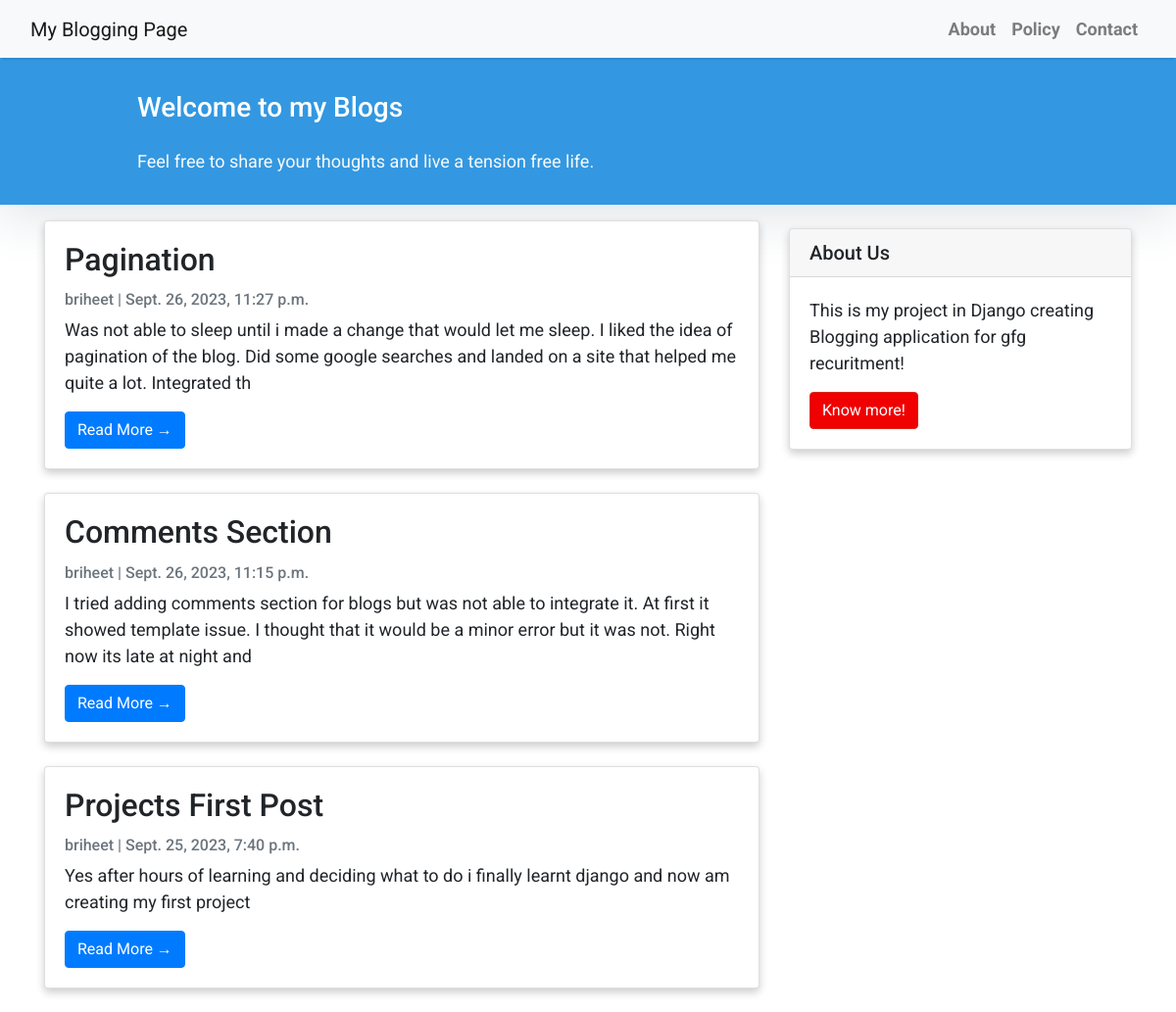
Before: / with the older database file.
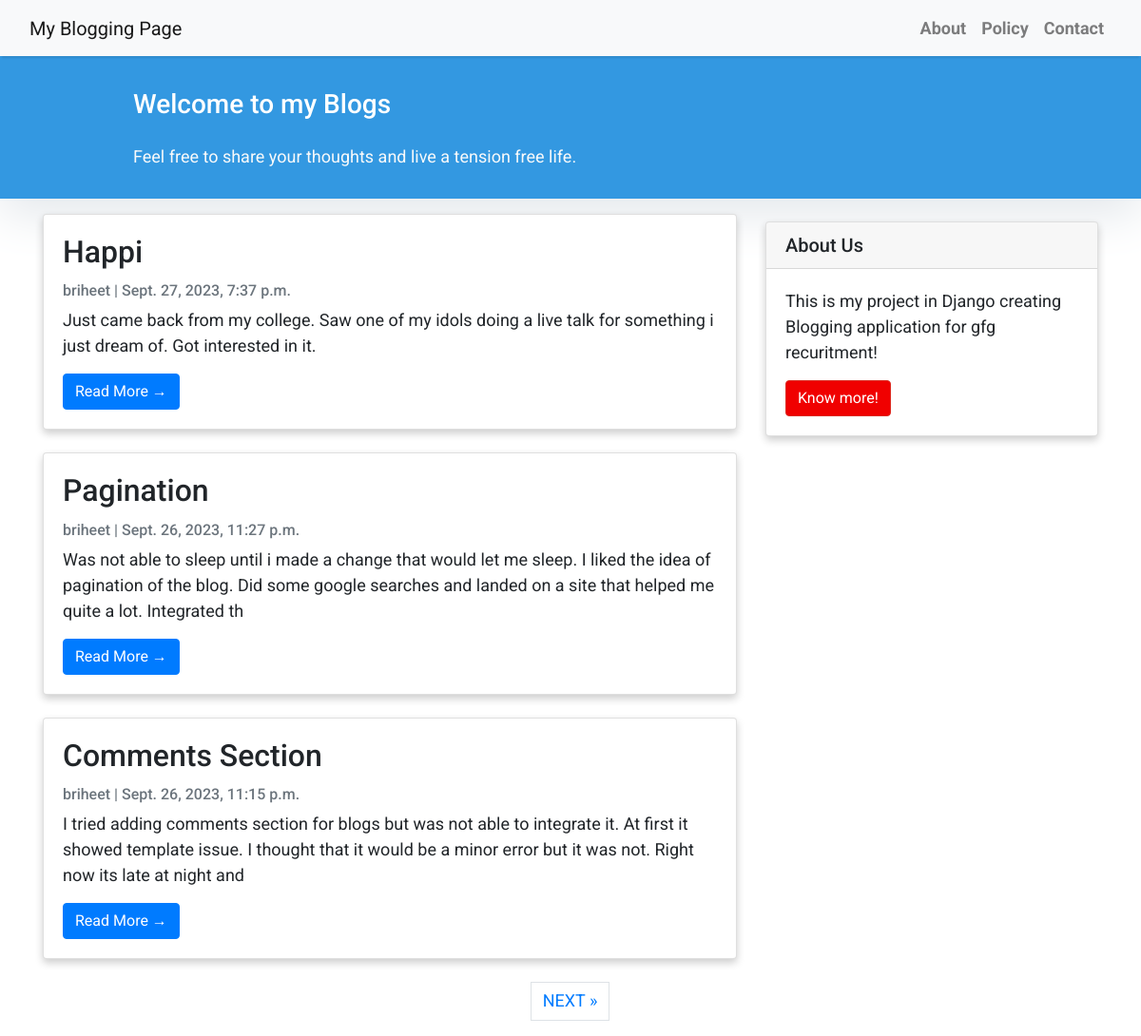
After: the same page with the newer database file.
### blog/models.py (models this page shows, shortened)
class Post(models.Model):
    title = models.CharField(max_length=200, unique=True)
    slug = models.SlugField(max_length=200, unique=True)
    author = models.ForeignKey(User, on_delete= models.CASCADE,related_name='blog_posts')
    updated_on = models.DateTimeField(auto_now= True)
    content = models.TextField()
    created_on = models.DateTimeField(auto_now_add=True)
    status = models.IntegerField(choices=STATUS, default=0)
    class Meta:
        ordering = ['-created_on']

### blog/views.py (the view)
# urls.py: path('', views.PostList.as_view(), name='home'),
class PostList(generic.ListView):
    queryset = Post.objects.filter(status=1).order_by("-created_on")
    template_name = "index.html"
    paginate_by = 3

### templates/index.html (shortened to what this page needs)
{% extends "base.html" %}
 {% block content %}
    <header class="masthead" >
            <div class="container">
              <div class="row">
                <div class=" col-md-8 col-md-10 mx-auto">
                  <div class="site-heading">
                    <h3 class=" site-heading my-4 mt-3 text-white"> Welcome to my Blogs</h3>
                    <p class="text-light">Feel free to share your thoughts and live a tension free life.
                    </p>
                </div>
                    </div>
                  </div>
                </div>
              </header>
            <div class="container">
                <div class="row">
              <div class="col-md-8 mt-3 left">
                    {% for post in post_list %}
                <div class="card mb-4" >
                  <div class="card-body">
                    <h2 class="card-title">{{ post.title }}</h2>
                    <p class="card-text text-muted h6">{{ post.author }} | {{ post.created_on}} </p>
                    <p class="card-text">{{post.content|slice:":200" }}</p>
                    <a href="{% url 'post_detail' post.slug  %}" class="btn btn-primary">Read More &rarr;</a>
                  </div>
                </div>
                {% endfor %}
            </div>
                {% block sidebar %}
                {% include 'sidebar.html' %}
                {% endblock sidebar %}
            </div>
               </div>
    {% if is_paginated %}
        <ul class="pagination justify-content-center">
            {% if page_obj.has_next %}
                <li><a href="?page={{ page_obj.next_page_number }}" class="page-link"> NEXT &raquo;</a></li>
            {% endif %}
        </ul>
{% endif %}
{%endblock%}

### templates/base.html (shortened to what this page needs)
<!DOCTYPE html>
<html>
  <head>
    <link
      rel="stylesheet"
      href="https://maxcdn.bootstrapcdn.com/bootstrap/4.0.0/css/bootstrap.min.css"
    />
  </head>
  <body>
    <nav class="navbar navbar-expand-lg navbar-light bg-light shadow" id="mainNav">
      <div class="container-fluid">
        <a class="navbar-brand" href="{% url 'home' %}" >My Blogging Page</a>
        <div class="collapse navbar-collapse" id="navbarResponsive">
          <ul class="navbar-nav ml-auto">
            <li class="nav-item text-black">
              <a
                class="nav-link text-black font-weight-bold"
                href="#"
                >About</a
              >
            </li>
            <li class="nav-item text-black">
              <a
                class="nav-link text-black font-weight-bold"
                href="#"
                >Policy</a
              >
            </li>
            <li class="nav-item text-black">
              <a
                class="nav-link text-black font-weight-bold"
                href="#"
                >Contact</a
              >
            </li>
          </ul>
        </div>
      </div>
    </nav>
            {% block content %}{% endblock content %}
  </body>
</html>

### templates/sidebar.html (shortened to what this page needs)
{% block sidebar %}
<div class="col-md-4 float-right ">
<div class="card my-4">
        <h5 class="card-header">About Us</h5>
    <div class="card-body">
        <p class="card-text"> This is my project in Django creating Blogging application for gfg recuritment! </p>
        <a href="#"
           class="btn btn-danger">Know more!</a>
    </div>
</div>
</div>
{% endblock sidebar %}

### templates/base.html (style rules this page uses)
body { font-family: "Roboto", sans-serif; font-size: 17px; background-color: #fdfdfd; }
.shadow { box-shadow: 0 4px 2px -2px rgba(0,0,0,0.1); }
.btn-danger { color: #fff; background-color: #f00000; border-color: #dc281e; }
.masthead { background:#3398E1; height: auto; padding-bottom: 15px; box-shadow: 0 16px 48px #E3E7EB; padding-top: 10px; }

### templates/index.html (style rules this page uses)
body { font-family: "Roboto", sans-serif; font-size: 18px; background-color: #FFFFFF; }
.card { box-shadow: 0 16px 48px #E3E7EB; }

### templates/sidebar.html (style rules this page uses)
.card { box-shadow: 0 4px 8px 0 rgba(0, 0, 0, 0.2); }

Changed rows visible on the page:
no longer on this page (row unchanged): Post: title "Projects First Post", author "briheet", created_on "Sept. 25, 2023, 7:40 p.m.", content "Yes after hours of learning and deciding what to do i finally learnt django and now am creating my first project"
added Post: title "Happi", author "briheet", created_on "Sept. 27, 2023, 7:37 p.m.", content "Just came back from my college. Saw one of my idols doing a live talk for something i just dream of. Got interested in it."
Other visible differences:
text now shown: "NEXT »"
